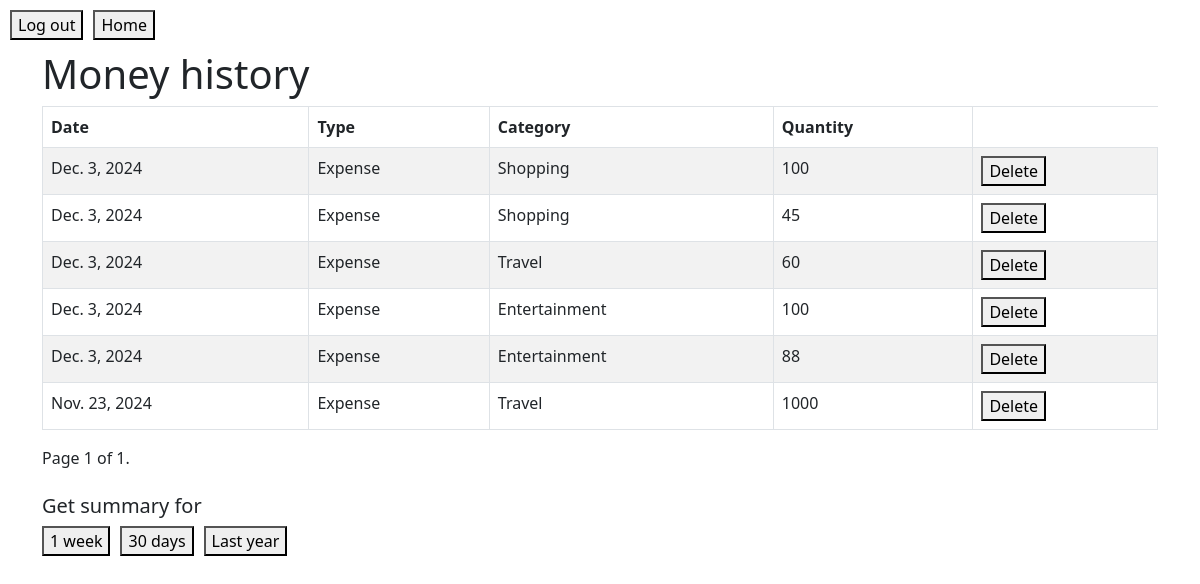
Page /history (signed in) on the earlier database version.
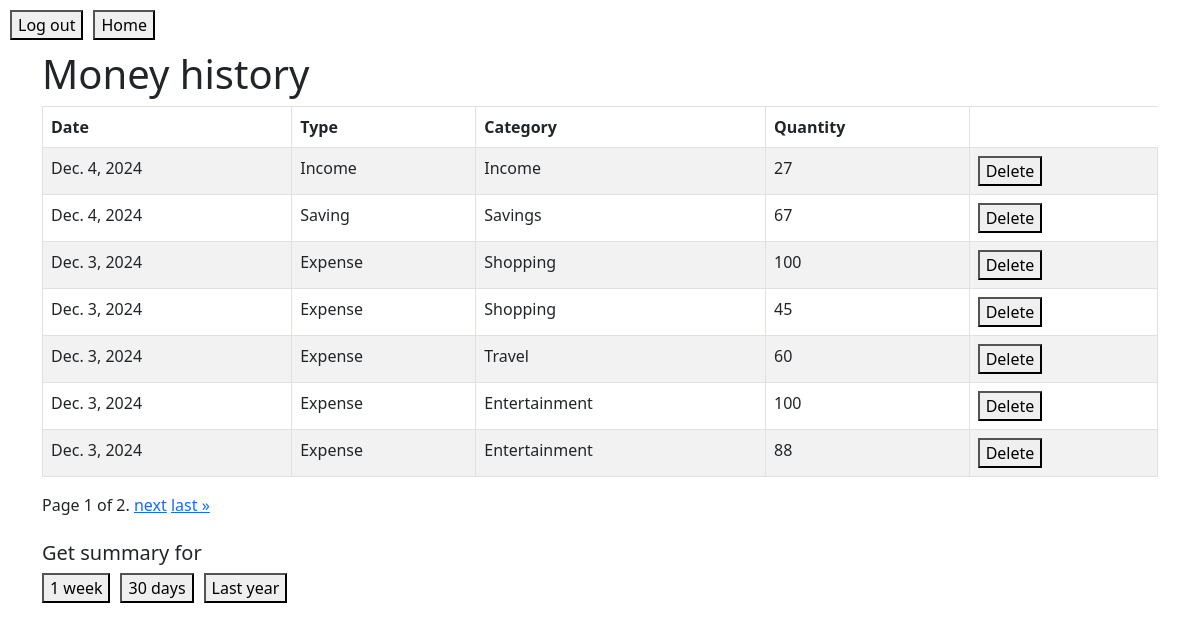
Same page on the later database version.
### app/models.py (models this page shows)
class AddMoneyInfo(models.Model):
    user = models.ForeignKey(User, on_delete=models.CASCADE)
    money_type = models.CharField(max_length=20, choices = ADD_EXPENSE)
    quantity = models.IntegerField()
    date = models.DateField(default=now)
    category = models.CharField(max_length=20, choices=SELECT_CATEGORY, default="Food")

### app/views.py (the view)
# urls.py: path("history", views.history, name="history"),
def history(request):
    if not request.user.is_authenticated:
        return render(request, "index.html")
    user_addings = AddMoneyInfo.objects.filter(user=request.user).order_by('-date')
    paginator = Paginator(user_addings, 7)
    page_number = request.GET.get("page")
    page_obj = paginator.get_page(page_number)
    return render(request, "history.html", {"page_obj": page_obj})

### app/templates/history.html (shortened to what this page needs)
{% extends "layout.html" %}
{% block body %}
{% include "header.html" %}
    <div class="container">
        <div class="row">
            <div class="col-12 col-lg-12">
                <h1>Money history</h1>
                <div class="table-responsive">
                    <table class="table table-striped table-bordered">
                        <thead>
                            <tr>
                                <th>Date</th>
                                <th>Type</th>
                                <th>Category</th>
                                <th>Quantity</th>
                            </tr>
                        </thead>
                        <tbody>
                            {% for listing in page_obj %}
                            <tr>
                                <td>{{ listing.date }}</td>
                                <td>{{ listing.get_money_type_display}}</td>
                                <td>{{ listing.get_category_display }}</td>
                                <td>{{ listing.quantity }}</td>
                                <td>
                                    <form method="post" action="{%  url 'delete_expense' %}">
                                        <button type="submit">Delete</button>
                                    </form>
                                </td>
                            </tr>
                            {% endfor %}
                        </tbody>
                    </table>
                    <div class="pagination">
                        <span class="step-links">
                            <span class="current">
                                Page {{ page_obj.number }} of {{ page_obj.paginator.num_pages }}.
                            </span>
                            {% if page_obj.has_next %}
                                <a href="?page={{ page_obj.next_page_number }}">next</a>
                                <a href="?page={{ page_obj.paginator.num_pages }}">last &raquo;</a>
                            {% endif %}
                        </span>
                    </div>
                    <br>
                    <h5>Get summary for</h5>
                    <div style="display: flex; gap: 10px;">
                        <form method="get" action="{% url 'one_week' %}">
                            <button type="submit">1 week</button>
                        </form>
                        <form method="get" action="{% url 'thirty_days' %}">
                            <button type="submit">30 days</button>
                        </form>
                        <form>
                            <button type="submit">Last year</button>
                        </form>
                    </div>
                </div>
            </div>
        </div>
    </div>
{% endblock %}

Differences in the rows shown:
no longer on this page (row unchanged): AddMoneyInfo: date "Nov. 23, 2024", money_type "Expense", category "Travel", quantity "1000"
added AddMoneyInfo: date "Dec. 4, 2024", money_type "Income", category "Income", quantity "27"
added AddMoneyInfo: date "Dec. 4, 2024", money_type "Saving", category "Savings", quantity "67"
Other differences:
{{ page_obj.paginator.num_pages }}: "1" → "2"
text now shown: "next last »"
